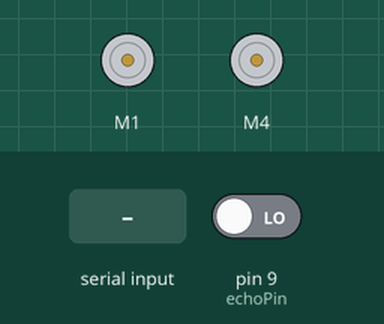
Bench run of a sketch on a simulated Arduino Uno, built with avr-gcc and run on an emulated ATmega328P. On the bench: 2 × DC motor (green arrow = forward, orange = backward, longer = faster). The inputs (shaded band) are chosen by the test bench; at power-on: pin 9 (echoPin) LOW. What the sketch prints to the serial monitor is not drawn.

Above: at 1.2 s.
1.3 s: "u90\n" received over Serial
2.8 s: "o" received over Serial
At 4.6 s:
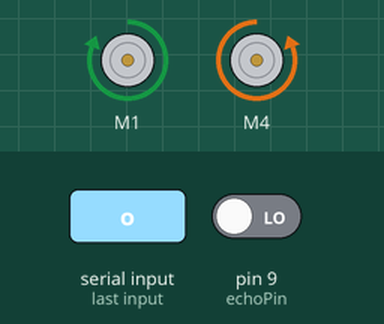
5.3 s: "d" received over Serial
At 6.2 s:
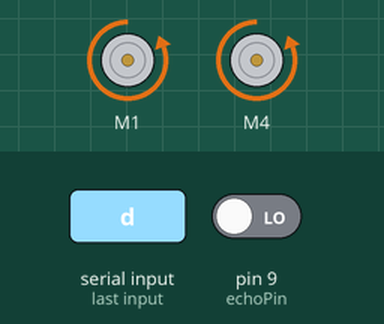
7.3 s: "l90\n" received over Serial
At 8.5 s:
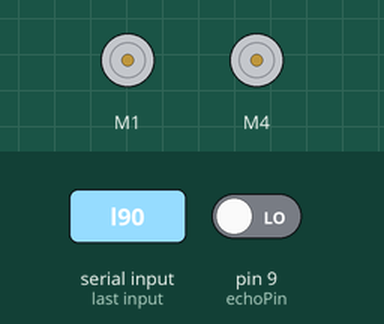
8.8 s: "r90\n" received over Serial
10.3 s: "u" received over Serial
At 10.8 s:
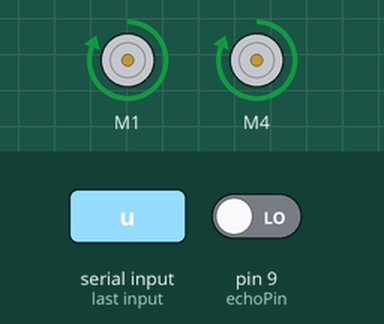
Timing chart, 0 to 12.8 s (numbered marks = the images above; inputs shaded):
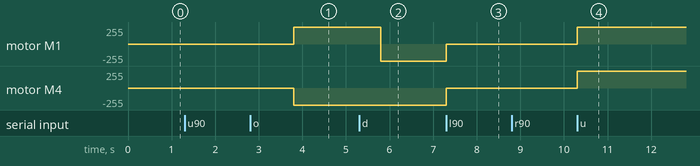

The sketch:

TiffinBoxRobot.ino
```cpp
#include <AFMotor.h>

int input = 0;
int mSpeed = 255;
char btInput[5];
int trigPin = 13;
int echoPin = 9;

AF_DCMotor motor1(1);
AF_DCMotor motor2(4);

void setup() {
  Serial.begin(9600);
  Serial.println("Turned ON!");

  //Turn on the motors
  motor1.run(RELEASE);
  motor2.run(RELEASE);
}

void loop() {

    int index = 0;
    while(Serial.available()>0) {
        input = Serial.read();
        btInput[index++] = input;
    }

    if(input=='u') {                  //moving ahead
        motor1.run(FORWARD);
        motor2.run(FORWARD);
        motor1.setSpeed(mSpeed);
        motor2.setSpeed(mSpeed);
    }
    else if(input=='d') {             //moving backwards
        motor1.run(BACKWARD);
        motor2.run(BACKWARD);
        motor1.setSpeed(mSpeed);
        motor2.setSpeed(mSpeed);
    }
    else if(input=='l') {             //turning left
        motor1.run(RELEASE);
        motor2.run(FORWARD);
        motor1.setSpeed(mSpeed);
        motor2.setSpeed(mSpeed);
    }
    else if(input=='r') {             //turning right
        motor1.run(FORWARD);
        motor2.run(RELEASE);
        motor1.setSpeed(mSpeed);
        motor2.setSpeed(mSpeed);
    }
    else if(input=='A') {             //speed control by slider
        index=0;
        mSpeed=0;
        while(btInput[index]!='A') {
            mSpeed*=10;
            mSpeed+=btInput[index]-48;
            index++;
        }
    }
    else if(input=='o') {             //object avoiding
        digitalWrite(trigPin, LOW);
        delayMicroseconds(2);
        digitalWrite(trigPin, HIGH);
        delayMicroseconds(5);
        digitalWrite(trigPin, LOW);

        long duration = pulseIn(echoPin, HIGH);
        long distance = duration/29/2;    //distance in cm

        if(distance<25) {
            motor1.run(FORWARD);
            motor2.run(BACKWARD);
            delayMicroseconds(500);
        }
        else {
            motor1.run(FORWARD);
            motor2.run(FORWARD);
        }
    }
    else if(input=='w') {               //wall follower
        //TODO: Code this
    }
    else {
        motor1.run(RELEASE);
        motor2.run(RELEASE);
    }
}
```

Measured:
- after the input at 2.8 s, motor M1: stopped → forward 255/255 after 1.0 s; motor M4: stopped → backward 255/255 after 1.0 s
- after the input at 5.3 s, motor M1: forward 255/255 → backward 255/255 after 0.50 s
- after the input at 7.3 s, motor M1, motor M4: backward 255/255 → stopped at once
- after the input at 10.3 s, motor M1, motor M4: stopped → forward 255/255 at once
